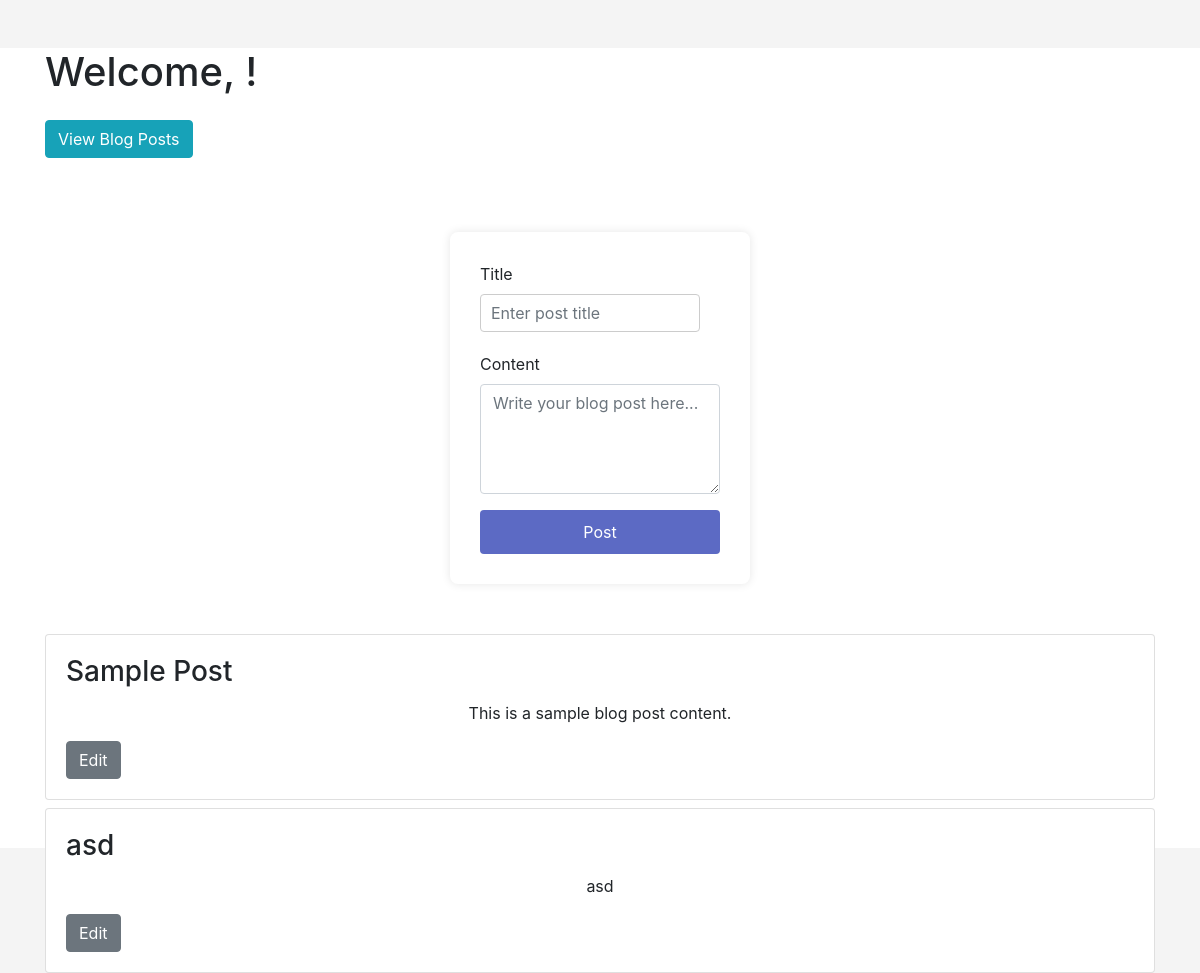
The app's page /dashboard, older data.
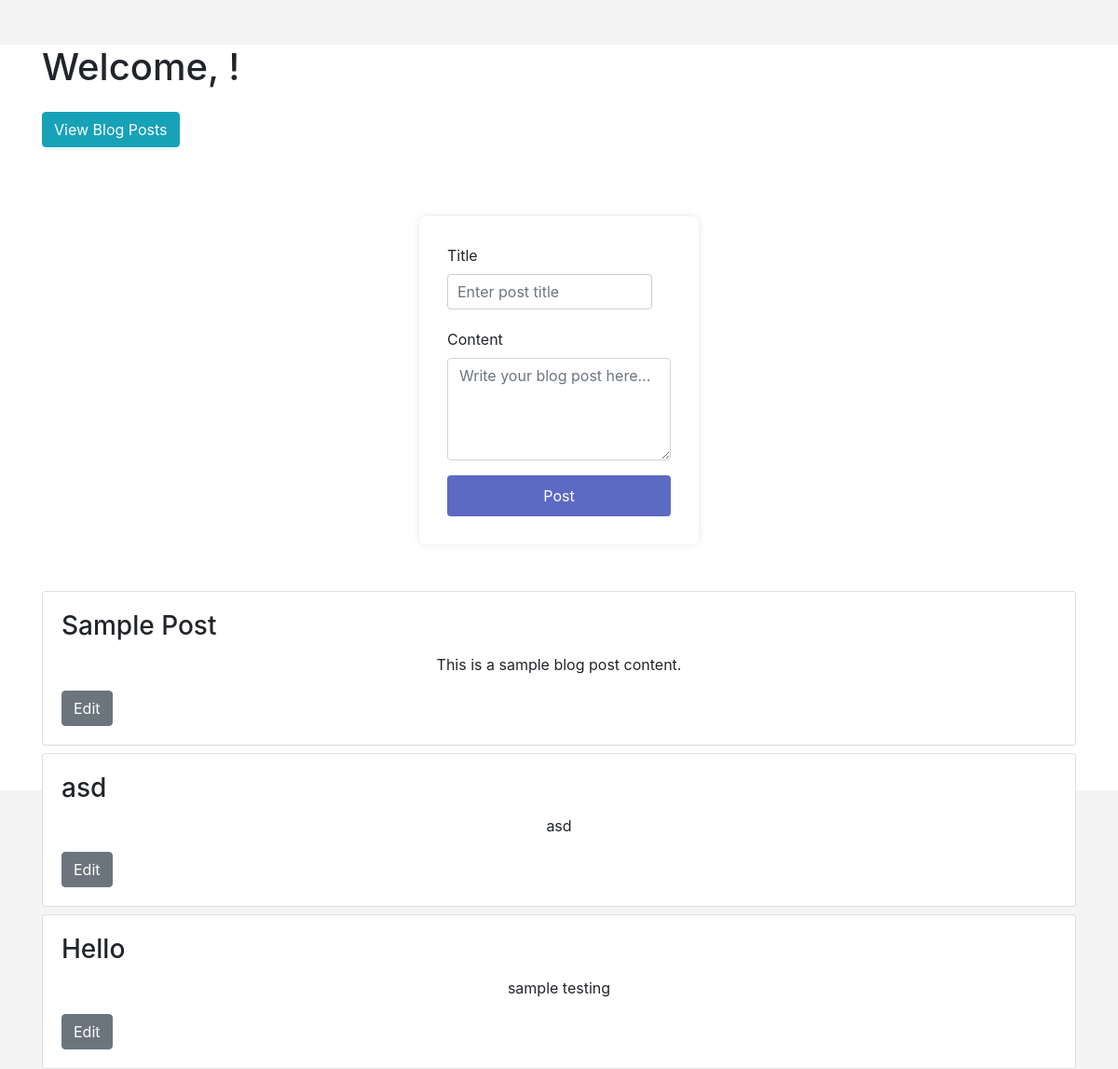
The same page, newer data.
### app.py (models this page shows)
class Post(db.Model):
    id = db.Column(db.Integer, primary_key=True)
    title = db.Column(db.String(100), nullable=False)
    content = db.Column(db.Text, nullable=False)

### app.py (the view)
@app.route('/dashboard')
def dashboard():
    posts = Post.query.all()
    return render_template('dashboard.html', posts=posts)

### templates/dashboard.html (shortened to what this page needs)
<!DOCTYPE html>
<html lang="en">
<head>
    <link rel="stylesheet" href="{{ url_for('static', filename='css/style.css') }}">
    <link rel="stylesheet" href="https://stackpath.bootstrapcdn.com/bootstrap/4.3.1/css/bootstrap.min.css">
</head>
<body>
    <div class="container mt-5">
        <h1 class="mb-4">Welcome, {{ username }}!</h1>
        <a href="/blog" class="btn btn-info mb-4">View Blog Posts</a>
        <form action="/add_post" method="post">
            <div class="form-group">
                <label for="blogTitle">Title</label>
                <input type="text" class="form-control" id="blogTitle" name="blog_title" placeholder="Enter post title"
                    required>
            </div>
            <div class="form-group">
                <label for="blogContent">Content</label>
                <textarea class="form-control" id="blogContent" name="blog_content"
                    placeholder="Write your blog post here..." rows="4" required></textarea>
            </div>
            <button type="submit" class="btn btn-primary">Post</button>
        </form>
        <div class="mt-4">
            {% for post in posts %}
            <div class="card mb-2">
                <div class="card-body">
                    <h3 class="card-title">{{ post.title }}</h3>
                    <p class="card-text">{{ post.content }}</p>
                    <a href="/edit_post/{{ post.id }}" class="btn btn-secondary">Edit</a>
                </div>
            </div>
            {% endfor %}
        </div>
    </div>
</body>
</html>

Row changes from the older to the newer data that the page shows:
added Post: title "Hello", content "sample testing"
